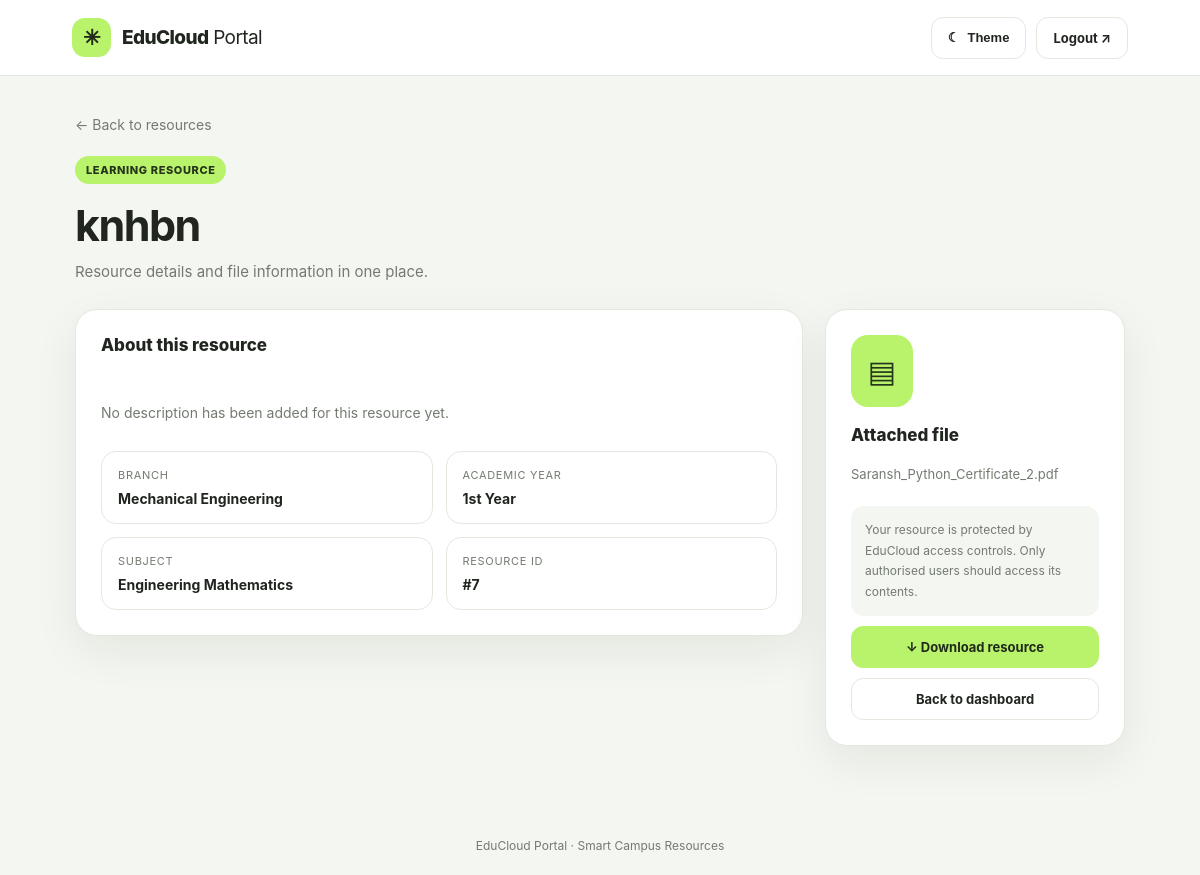
The page /resource/7 (signed in) on the database its author committed.
### tables this page shows
CREATE TABLE resources (
            id INTEGER PRIMARY KEY AUTOINCREMENT,

            title TEXT NOT NULL,

            description TEXT,

            filename TEXT NOT NULL,

            branch_id INTEGER NOT NULL,

            year_id INTEGER NOT NULL,

            subject_id INTEGER NOT NULL,

            uploaded_by INTEGER NOT NULL,

            created_at TIMESTAMP DEFAULT CURRENT_TIMESTAMP,

            FOREIGN KEY (branch_id)
                REFERENCES branches(id),

            FOREIGN KEY (year_id)
                REFERENCES years(id),

            FOREIGN KEY (subject_id)
                REFERENCES subjects(id),

            FOREIGN KEY (uploaded_by)
                REFERENCES users(id)
        );

CREATE TABLE branches (
            id INTEGER PRIMARY KEY AUTOINCREMENT,
            name TEXT NOT NULL,
            code TEXT NOT NULL UNIQUE
        );

CREATE TABLE years (
            id INTEGER PRIMARY KEY AUTOINCREMENT,
            name TEXT NOT NULL UNIQUE
        );

CREATE TABLE subjects (
            id INTEGER PRIMARY KEY AUTOINCREMENT,

            name TEXT NOT NULL,

            branch_id INTEGER NOT NULL,

            year_id INTEGER NOT NULL,

            FOREIGN KEY (branch_id)
                REFERENCES branches(id),

            FOREIGN KEY (year_id)
                REFERENCES years(id)
        );

### app.py (the view)
@app.route(
    "/resource/<int:resource_id>"
)
def view_resource(resource_id):
    if "user_id" not in session:
        return redirect("/login")
    connection = get_db()
    resource = connection.execute("""
        SELECT
            resources.*,
            subjects.name AS subject_name,
            years.name AS year_name,
            branches.name AS branch_name

        FROM resources

        JOIN subjects
            ON resources.subject_id = subjects.id

        JOIN years
            ON resources.year_id = years.id

        JOIN branches
            ON resources.branch_id = branches.id

        WHERE resources.id = ?
    """, (
        resource_id,
    )).fetchone()
    connection.close()
    if not resource:
        return "Resource not found", 404
    if session["role"] == "student":
        if resource["branch_id"] != session["branch_id"]:
            return "Access denied", 403
        if resource["year_id"] != session["year_id"]:
            return "Access denied", 403
    return render_template(
        "resource.html",
        resource=resource
    )

### app.py (called while the page is built)
def get_db():
    connection = sqlite3.connect(DATABASE)
    connection.row_factory = sqlite3.Row
    return connection

### templates/resource.html (shortened to what this page needs)
<!DOCTYPE html>
<html lang="en">
<head>
</head>
<body>
    <header class="navbar">
        <a class="brand" href="/">
            <span class="brand-icon">✳</span>
            <span>EduCloud<span style="font-weight:400"> Portal</span></span>
        </a>
        <div class="nav-actions">
            <button class="btn" id="themeToggle" type="button">
                <span id="themeIcon">☾</span>
                <span class="nav-label">Theme</span>
            </button>
            <a class="btn" href="/logout">Logout ↗</a>
        </div>
    </header>
    <main>
        <a class="back" href="javascript:history.back()">← Back to resources</a>
        <div class="heading">
            <span class="eyebrow">Learning resource</span>
            <h1>{{ resource['title'] }}</h1>
            <p class="subtitle">
                Resource details and file information in one place.
            </p>
        </div>
        <div class="layout">
            <section class="card">
                <h2 class="section-title">About this resource</h2>
                <div class="description">{% if resource['description'] %}
{{ resource['description'] }}
{% else %}
No description has been added for this resource yet.
{% endif %}</div>
                <div class="details">
                    <div class="detail">
                        <span class="detail-label">Branch</span>
                        <span class="detail-value">{{ resource['branch_name'] }}</span>
                    </div>
                    <div class="detail">
                        <span class="detail-label">Academic year</span>
                        <span class="detail-value">{{ resource['year_name'] }}</span>
                    </div>
                    <div class="detail">
                        <span class="detail-label">Subject</span>
                        <span class="detail-value">{{ resource['subject_name'] }}</span>
                    </div>
                    <div class="detail">
                        <span class="detail-label">Resource ID</span>
                        <span class="detail-value">#{{ resource['id'] }}</span>
                    </div>
                </div>
            </section>
            <aside class="card file-card">
                <div class="file-symbol">▤</div>
                <h2 class="section-title">Attached file</h2>
                <div class="filename">{{ resource['filename'] }}</div>
                <div class="notice">
                    Your resource is protected by EduCloud access controls.
                    Only authorised users should access its contents.
                </div>
               <a class="btn btn-primary"
   href="{{ url_for('download_resource', resource_id=resource['id']) }}">
    ↓ Download resource
</a>
                <a class="btn" href="/student">Back to dashboard</a>
            </aside>
        </div>
    </main>
    <footer>EduCloud Portal · Smart Campus Resources</footer>
</body>
</html>

### templates/resource.html (style rules this page uses)
:root { --bg: #f4f6f1; --surface: #ffffff; --text: #20251f; --muted: #737b70; --border: #e4e8df; --accent: #b9f36b; --accent-dark: #24351b; --shadow: 0 15px 45px rgba(25, 40, 20, .07); }
* { box-sizing: border-box; }
body { margin: 0; background: var(--bg); color: var(--text); font-family: Inter, "Segoe UI", Arial, sans-serif; transition: background .2s, color .2s; }
a { color: inherit; text-decoration: none; }
.navbar { min-height: 76px; padding: 16px 6%; display: flex; justify-content: space-between; align-items: center; gap: 16px; border-bottom: 1px solid var(--border); background: var(--surface); }
.brand { display: flex; align-items: center; gap: 11px; font-size: 19px; font-weight: 800; letter-spacing: -.6px; }
.brand-icon { display: grid; place-items: center; width: 39px; height: 39px; border-radius: 13px; background: var(--accent); color: #20291a; font-size: 21px; }
.nav-actions { display: flex; align-items: center; gap: 10px; }
.btn { min-height: 42px; padding: 11px 16px; border: 1px solid var(--border); border-radius: 12px; background: var(--surface); color: var(--text); font-size: 13px; font-weight: 700; cursor: pointer; display: inline-flex; align-items: center; justify-content: center; gap: 8px; }
.btn-primary { background: var(--accent); color: #20291a; border-color: var(--accent); }
main { width: min(1050px, 90%); margin: 38px auto 70px; }
.back { display: inline-flex; color: var(--muted); font-size: 14px; margin-bottom: 23px; }
.heading { margin-bottom: 24px; }
.eyebrow { display: inline-block; padding: 7px 11px; background: var(--accent); color: #26341c; border-radius: 100px; font-size: 11px; font-weight: 800; letter-spacing: .6px; text-transform: uppercase; }
h1 { font-size: clamp(28px, 5vw, 43px); letter-spacing: -1.5px; line-height: 1.12; margin: 17px 0 10px; overflow-wrap: anywhere; }
.subtitle { color: var(--muted); line-height: 1.7; font-size: 15px; margin: 0; }
.layout { display: grid; grid-template-columns: minmax(0, 1fr) 300px; gap: 22px; align-items: start; }
.card { background: var(--surface); border: 1px solid var(--border); border-radius: 22px; padding: 25px; box-shadow: var(--shadow); min-width: 0; }
.section-title { font-size: 17px; font-weight: 800; margin: 0 0 19px; }
.description { color: var(--muted); font-size: 14px; line-height: 1.85; white-space: pre-wrap; overflow-wrap: anywhere; }
.details { margin-top: 26px; display: grid; grid-template-columns: repeat(2, minmax(0, 1fr)); gap: 13px; }
.detail { padding: 16px; border: 1px solid var(--border); border-radius: 15px; min-width: 0; }
.detail-label { display: block; font-size: 11px; color: var(--muted); margin-bottom: 8px; text-transform: uppercase; letter-spacing: .7px; }
.detail-value { display: block; font-size: 14px; font-weight: 750; overflow-wrap: anywhere; }
.file-symbol { width: 62px; height: 72px; display: grid; place-items: center; border-radius: 17px; background: var(--accent); color: #24351b; font-size: 30px; margin-bottom: 18px; }
.filename { font-size: 13px; color: var(--muted); overflow-wrap: anywhere; line-height: 1.6; margin-bottom: 22px; }
.file-card .btn { width: 100%; margin-top: 10px; }
.notice { margin-top: 17px; padding: 14px; border-radius: 13px; background: var(--bg); color: var(--muted); font-size: 12px; line-height: 1.7; }
footer { text-align: center; color: var(--muted); padding: 22px; font-size: 12px; }

### rows shown on the page
resources: title "knhbn", id "7", filename "Saransh_Python_Certificate_2.pdf"
branches: branch_name "Mechanical Engineering"
years: year_name "1st Year"
subjects: subject_name "Engineering Mathematics"
